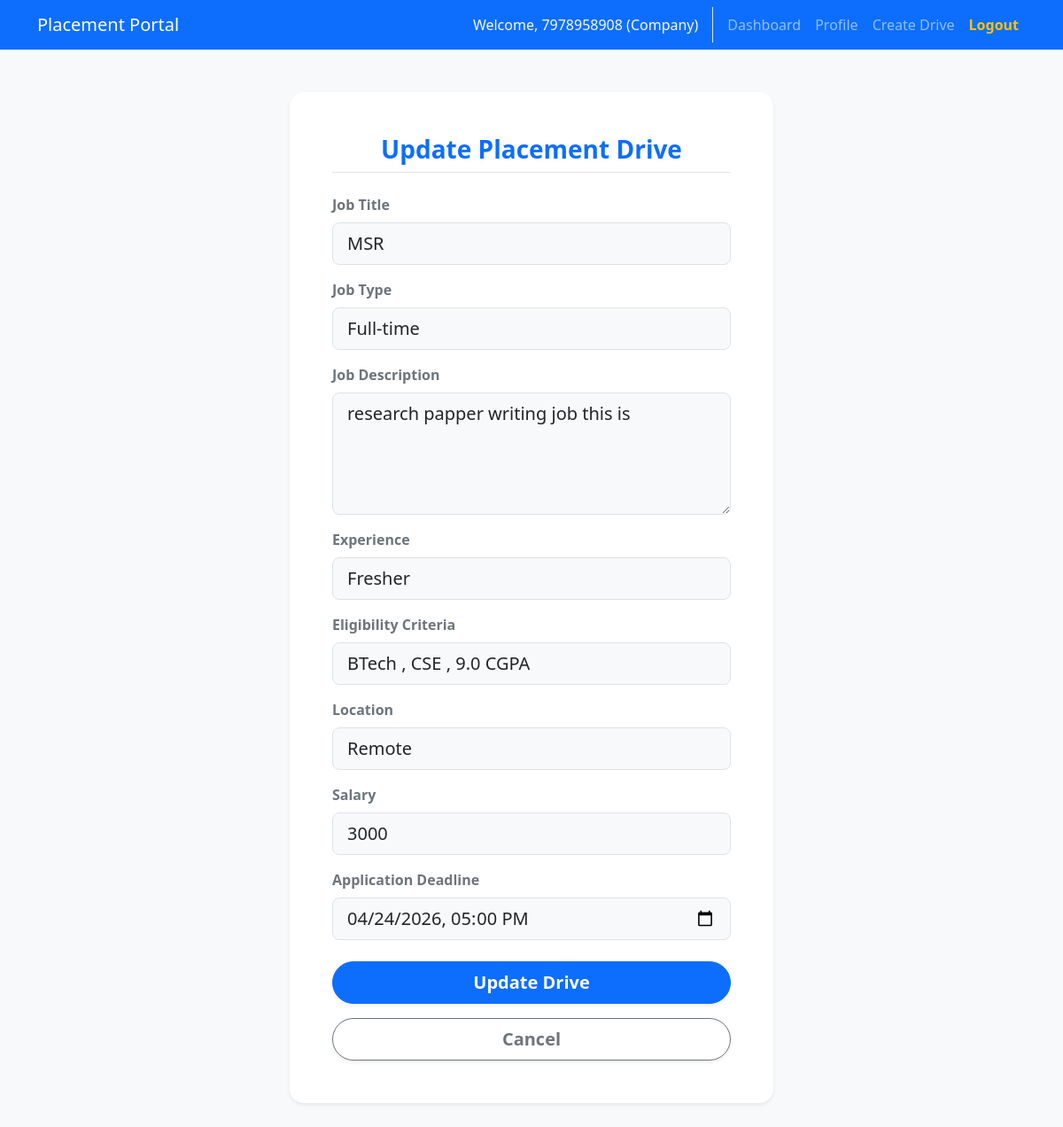
The page /company/edit-drive/5 (signed in) on the database its author committed.
### app.py (models this page shows)
class UserMixin:
    is_authenticated = True

class User(db.Model, UserMixin):
    id = db.Column(db.Integer, primary_key=True)
    name = db.Column(db.String(100), nullable=False)
    email = db.Column(db.String(120), unique=True, nullable=False)
    password = db.Column(db.String(200), nullable=False)
    role = db.Column(db.String(20), nullable=False)
    is_active = db.Column(db.Boolean, default=True)

class PlacementDrive(db.Model):
    id = db.Column(db.Integer, primary_key=True)
    salary = db.Column(db.Integer, default="Not to Disclose")
    location = db.Column(db.String(100),default="Remote")
    job_type = db.Column(db.String(50),default="Full-time")
    experience = db.Column(db.String(50),default="Fresher")
    company_user_id = db.Column(db.Integer, db.ForeignKey('user.id'), nullable=False)
    job_title = db.Column(db.String(100), nullable=False)
    description = db.Column(db.Text, nullable=False)
    eligibility = db.Column(db.String(200), nullable=False)
    deadline = db.Column(db.DateTime, nullable=False)
    status = db.Column(db.String(20), default='Pending')
    company = db.relationship('User', backref=db.backref('drives', cascade='all, delete-orphan'))

### app.py (the view, shortened to what this page needs)
@app.route('/company/edit-drive/<int:drive_id>', methods=['GET', 'POST'])
@login_required
@company_required
def edit_drive(drive_id):
    if current_user.company_profile.approval_status != 'Approved':
        flash('Your company is not approved.', 'warning')
        return redirect(url_for('company_dashboard'))
    drive = PlacementDrive.query.get_or_404(drive_id)
    if drive.company_user_id != current_user.id:
        flash('Unauthorized access.', 'danger')
        return redirect(url_for('company_dashboard'))
    return render_template('edit_drive.html', drive=drive)

### app.py (called while the page is built)
def get_current_user():
    if hasattr(g, 'user'): return g.user
    path = request.path
    role = None
    if path.startswith('/admin'): role = 'admin'
    elif path.startswith('/company'): role = 'company'
    elif path.startswith('/student'): role = 'student'
    if not role: role = session.get('active_role')
    user_id = session.get(f'{role}_id') if role else None
    if user_id:
        user = User.query.get(user_id)
        if user:
            g.user = user
            return user
    return DummyAnonymousUser()

def login_required(f):
    from functools import wraps
    @wraps(f)
    def decorated_function(*args, **kwargs):
        if not current_user.is_authenticated:
            flash('Please log in to continue.', 'warning')
            return redirect(url_for('login'))
        return f(*args, **kwargs)
    return decorated_function

@app.context_processor
def inject_user():
    return dict(current_user=current_user)

def company_required(f):
    from functools import wraps
    @wraps(f)
    def decorated_function(*args, **kwargs):
        if not current_user.is_authenticated:
            flash('Please log in to continue.', 'warning')
            return redirect(url_for('login'))
        if current_user.role != 'company':
            flash(f'Access Denied. You are currently logged in as a {current_user.role}.', 'danger')
            if current_user.role == 'admin': return redirect(url_for('admin_dashboard'))
            elif current_user.role == 'student': return redirect(url_for('student_dashboard'))
            return redirect(url_for('index'))
        return f(*args, **kwargs)
    return decorated_function

@app.before_request
def check_active():
    if current_user.is_authenticated and not current_user.is_active:
        logout_user()
        flash('Your account has been blacklisted or deactivated.', 'danger')
        return redirect(url_for('login'))

### templates/edit_drive.html
{% extends "base.html" %}
{% block content %}
<div class="row pt-4 justify-content-center">
    <div class="col-md-8 col-lg-6">
        <div class="card shadow-sm border-0 rounded-4">
            <div class="card-body p-5">
                <h3 class="text-center fw-bold text-primary mb-4 pb-2 border-bottom">Update Placement Drive</h3>
                <form method="POST" action="{{ url_for('edit_drive', drive_id=drive.id) }}">
                    <div class="mb-3">
                        <label class="form-label text-secondary fw-semibold">Job Title</label>
                        <input type="text" class="form-control form-control-lg bg-light" name="job_title" value="{{ drive.job_title }}" required>
                    </div>
                    <div class="mb-3">
                        <label class="form-label text-secondary fw-semibold">Job Type</label>
                        <input type="text" class="form-control form-control-lg bg-light" name="job_type" value="{{ drive.job_type }}" required>
                    </div>
                    <div class="mb-3">
                        <label class="form-label text-secondary fw-semibold">Job Description</label>
                        <textarea class="form-control form-control-lg bg-light" name="description" rows="4" required>{{ drive.description }}</textarea>
                    </div>
                    <div class="mb-3">
                        <label class="form-label text-secondary fw-semibold">Experience</label>
                        <input type="text" class="form-control form-control-lg bg-light" name="experience" value="{{ drive.experience }}" required>
                    </div>
                    <div class="mb-3">
                        <label class="form-label text-secondary fw-semibold">Eligibility Criteria</label>
                        <input type="text" class="form-control form-control-lg bg-light" name="eligibility" value="{{ drive.eligibility }}" required>
                    </div>
                    <div class="mb-3">
                        <label class="form-label text-secondary fw-semibold">Location</label>
                        <input type="text" class="form-control form-control-lg bg-light" name="location" value="{{ drive.location }}" required>
                    </div>
                    <div class="mb-3">
                        <label class="form-label text-secondary fw-semibold">Salary</label>
                        <input type="text" class="form-control form-control-lg bg-light" name="salary" value="{{ drive.salary }}" required>
                    </div>
                    <div class="mb-4">
                        <label class="form-label text-secondary fw-semibold">Application Deadline</label>
                        <input type="datetime-local" class="form-control form-control-lg bg-light" name="deadline" value="{{ drive.deadline.strftime('%Y-%m-%dT%H:%M') }}" required>
                    </div>
                    <button type="submit" class="btn btn-primary btn-lg w-100 fw-bold rounded-pill shadow-sm">Update Drive</button>
                    <a href="{{ url_for('company_dashboard') }}" class="btn btn-outline-secondary btn-lg w-100 fw-bold rounded-pill shadow-sm mt-3">Cancel</a>
                </form>
            </div>
        </div>
    </div>
</div>
{% endblock %}

### templates/base.html (shortened to what this page needs)
<!DOCTYPE html>
<html lang="en">
<head>
    <link href="https://cdn.jsdelivr.net/npm/bootstrap@5.3.0/dist/css/bootstrap.min.css" rel="stylesheet">
    <link rel="stylesheet" href="{{ url_for('static', filename='style.css') }}">
</head>
<body>
    <nav class="navbar navbar-expand-lg navbar-dark bg-primary">
        <div class="container">
            <a class="navbar-brand" href="{{ url_for('index') }}">Placement Portal</a>
            <div class="collapse navbar-collapse" id="navbarNav">
                <ul class="navbar-nav ms-auto">
                    {% if current_user.is_authenticated %}
                        <li class="nav-item">
                            <span class="nav-link text-light border-end me-2 pe-3">Welcome, {{ current_user.name }} ({{ current_user.role|capitalize }})</span>
                        </li>
                        {% if current_user.role == 'admin' %}
                        <li class="nav-item"><a class="nav-link" href="{{ url_for('admin_dashboard') }}">Dashboard</a></li>
                        <li class="nav-item"><a class="nav-link" href="{{ url_for('admin_view_applications') }}">Applications</a></li>
                        {% elif current_user.role == 'company' %}
                        <li class="nav-item"><a class="nav-link" href="{{ url_for('company_dashboard') }}">Dashboard</a></li>
                        <li class="nav-item"><a class="nav-link" href="{{ url_for('company_profile') }}">Profile</a></li>
                        <li class="nav-item"><a class="nav-link" href="{{ url_for('create_drive') }}">Create Drive</a></li>
                        {% elif current_user.role == 'student' %}
                        <li class="nav-item"><a class="nav-link" href="{{ url_for('student_dashboard') }}">Dashboard</a></li>
                        <li class="nav-item"><a class="nav-link" href="{{ url_for('student_profile') }}">Profile</a></li>
                        <li class="nav-item"><a class="nav-link" href="{{ url_for('student_history') }}">History</a></li>
                        {% endif %}
                        <li class="nav-item"><a class="nav-link fw-bold text-warning" href="{{ url_for('logout') }}">Logout</a></li>
                    {% endif %}
                </ul>
            </div>
        </div>
    </nav>
    <div class="container mt-4 mb-5 pb-5">
        {% block content %}{% endblock %}
    </div>
</body>
</html>

### static/style.css (style rules this page uses)
body { background-color: #f8f9fa; font-family: 'Segoe UI', Tahoma, Geneva, Verdana, sans-serif; }
.card { transition: transform 0.2s ease-in-out, box-shadow 0.2s ease-in-out; }

### rows shown on the page
User: name "7978958908", role "Company"
PlacementDrive: job_title "MSR", job_type "Full-time", description "research papper writing job this is", experience "Fresher", eligibility "BTech , CSE , 9.0 CGPA", location "Remote", salary "3000", deadline "04/24/2026 17:00"
